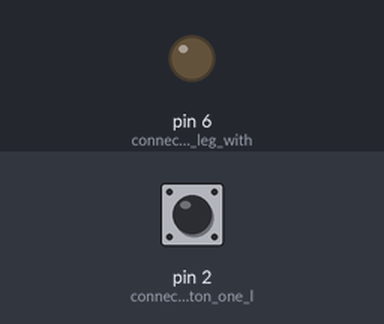
A sketch run on a simulated Arduino Uno, built with avr-gcc and run on an emulated ATmega328P. Shown: output pins drawn as LEDs (lit = HIGH). Inputs (shaded band) come from the test bench; at power-on: pin 2 (connect_push_button_one_l) HIGH.

Above: at 1.4 s.
1.5 s: pin 2 (connect_push_button_one_l) pulled LOW for 1 s
At 1.65 s:
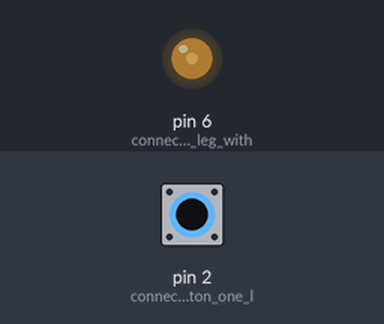
4.0 s: pin 2 (connect_push_button_one_l) pulled LOW for 0.35 s
At 4.9 s:
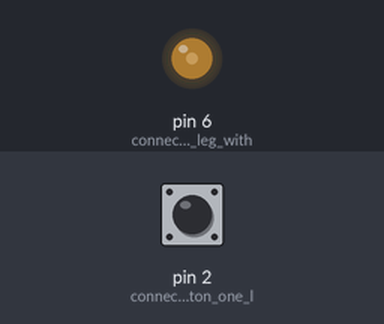
5.8 s: pin 2 (connect_push_button_one_l) pulled LOW for 3.2 s
At 9.5 s:
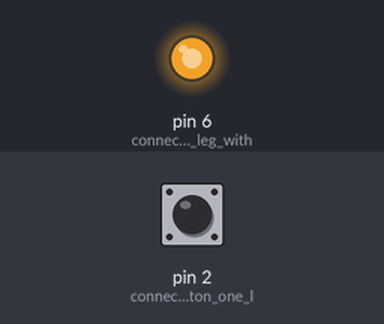
Timing chart, 0 to 11.0 s (numbered marks = the images above; inputs shaded):
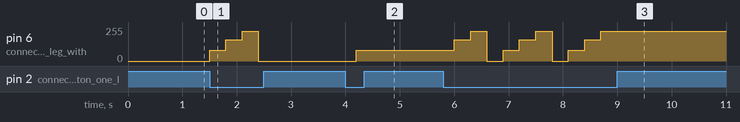

Measured:
- after the input at 1.5 s, pin 6 (connect_led_one_leg_with): 0/255 → 80/255 at once, → 160/255 0.30 s later, → 225/255 0.30 s later, → 0/255 0.30 s later
- after the input at 4.0 s, pin 6 (connect_led_one_leg_with): 0/255 → 80/255 after 0.20 s
- after the input at 5.8 s, pin 6 (connect_led_one_leg_with): 80/255 → 160/255 after 0.20 s, then repeats every 1.2 s: 225/255 0.30 s, 0/255 0.30 s, 80/255 0.30 s, 160/255 0.30 s, until it stays 225/255 from 8.7 s

The sketch:

control_led_brightness_with_push_button.ino
```cpp
int count = 0;

void setup() {
  // put your setup code here, to run once:
pinMode(2, INPUT_PULLUP);//connect push button one leg with ardunio ground and second leg with ardunio pin no 2
pinMode(6, OUTPUT);//connect led one leg with ardunio ground and second leg with ardunio pin no 6
}
void loop() {
int val = digitalRead(2);
if (val == 0)
{
  count = count + 1;
}
if (count == 1)
{
  analogWrite(6, 80);
}
else if (count == 2)
{
  analogWrite(6, 160);
}
else if (count == 3)
{
  analogWrite(6, 225);
}
else
{
  analogWrite(6, 0);
  count = 0;
}
delay (300);
}
```
